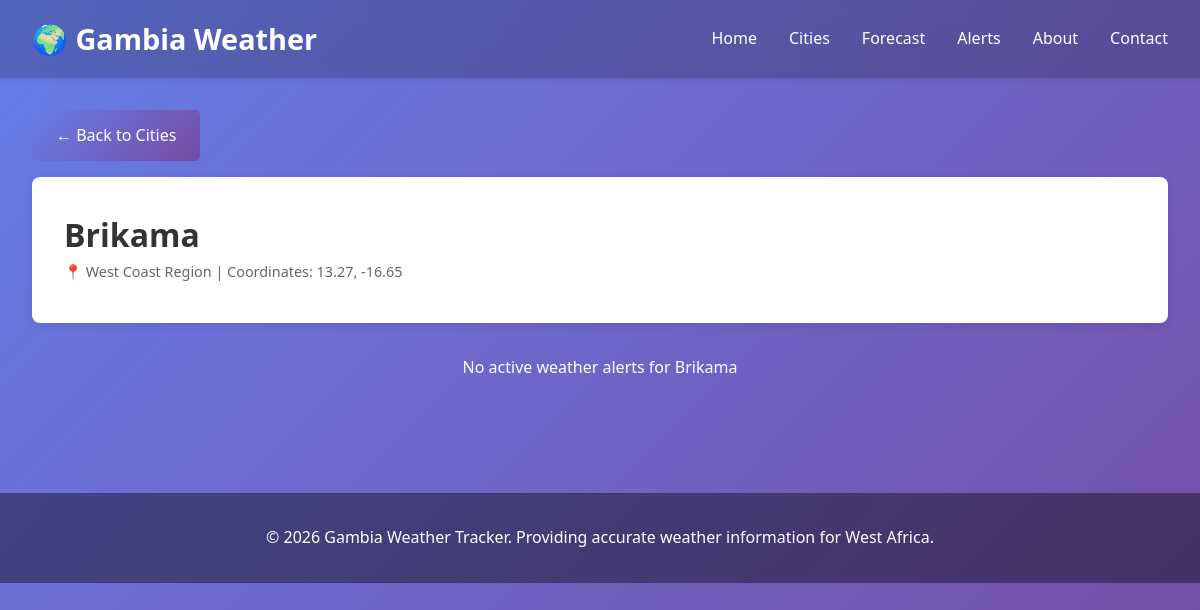
The page /city/3/ on the database its author committed.
### blog/models.py (models this page shows, shortened)
class City(models.Model):
    name = models.CharField(max_length=100, unique=True)
    region = models.CharField(max_length=100)
    latitude = models.FloatField()
    longitude = models.FloatField()
    description = models.TextField(blank=True)
    class Meta:
        verbose_name_plural = 'Cities'

### blog/views.py (the view)
# urls.py: path('city/<int:pk>/', views.city_weather, name='city_weather'),
def city_weather(request, pk):
    city = get_object_or_404(City, pk=pk)
    weather = WeatherData.objects.get(city=city) if WeatherData.objects.filter(city=city).exists() else None
    forecast = Forecast.objects.filter(city=city)[:7]
    alerts = WeatherAlert.objects.filter(city=city, is_active=True)
    context = {
        'city': city,
        'weather': weather,
        'forecast': forecast,
        'alerts': alerts,
    }
    return render(request, 'blog/city_weather.html', context)

### blog/templates/blog/city_weather.html (shortened to what this page needs)
{% extends 'base.html' %}
{% block content %}
<div class="container">
    <a href="{% url 'blog:cities_list' %}" class="btn" style="margin-bottom: 1rem;">← Back to Cities</a>
    <div class="city-info">
        <h1>{{ city.name }}</h1>
        <div class="card-meta">📍 {{ city.region }} | Coordinates: {{ city.latitude }}, {{ city.longitude }}</div>
    </div>
    {% if alerts %}
    <section class="section">
        <h2>⚠️ Active Alerts for {{ city.name }}</h2>
        {% for alert in alerts %}
        <div class="alert {% if alert.level == 'alert' %}alert-danger{% elif alert.level == 'warning' %}warning{% else %}info{% endif %}">
            <strong>{{ alert.get_level_display }}: {{ alert.title }}</strong><br>
            {{ alert.description }}<br>
            <small>Expires: {{ alert.expires_at|date:"M d, Y H:i" }}</small>
        </div>
        {% endfor %}
    </section>
    {% else %}
    <section class="section">
        <p style="color: white; text-align: center;">No active weather alerts for {{ city.name }}</p>
    </section>
    {% endif %}
</div>
{% endblock %}

### blog/templates/base.html (style rules this page uses)
* { margin: 0; padding: 0; box-sizing: border-box; }
body { font-family: 'Segoe UI', Tahoma, Geneva, Verdana, sans-serif; line-height: 1.6; color: #333; background: linear-gradient(135deg, #667eea 0%, #764ba2 100%); min-height: 100vh; }
.container { max-width: 1200px; margin: 0 auto; padding: 2rem; }
.section { margin: 2rem 0; }
.card-meta { font-size: 0.9rem; color: #666; margin-bottom: 0.5rem; }
.btn { display: inline-block; padding: 0.8rem 1.5rem; background: linear-gradient(135deg, #667eea 0%, #764ba2 100%); color: white; text-decoration: none; border-radius: 5px; transition: opacity 0.3s; border: none; cursor: pointer; font-size: 1rem; }
.city-info { background: white; padding: 2rem; border-radius: 8px; margin-bottom: 2rem; box-shadow: 0 2px 8px rgba(0,0,0,0.1); }

### rows shown on the page
City: name "Brikama", region "West Coast Region", latitude "13.27", longitude "-16.65"
